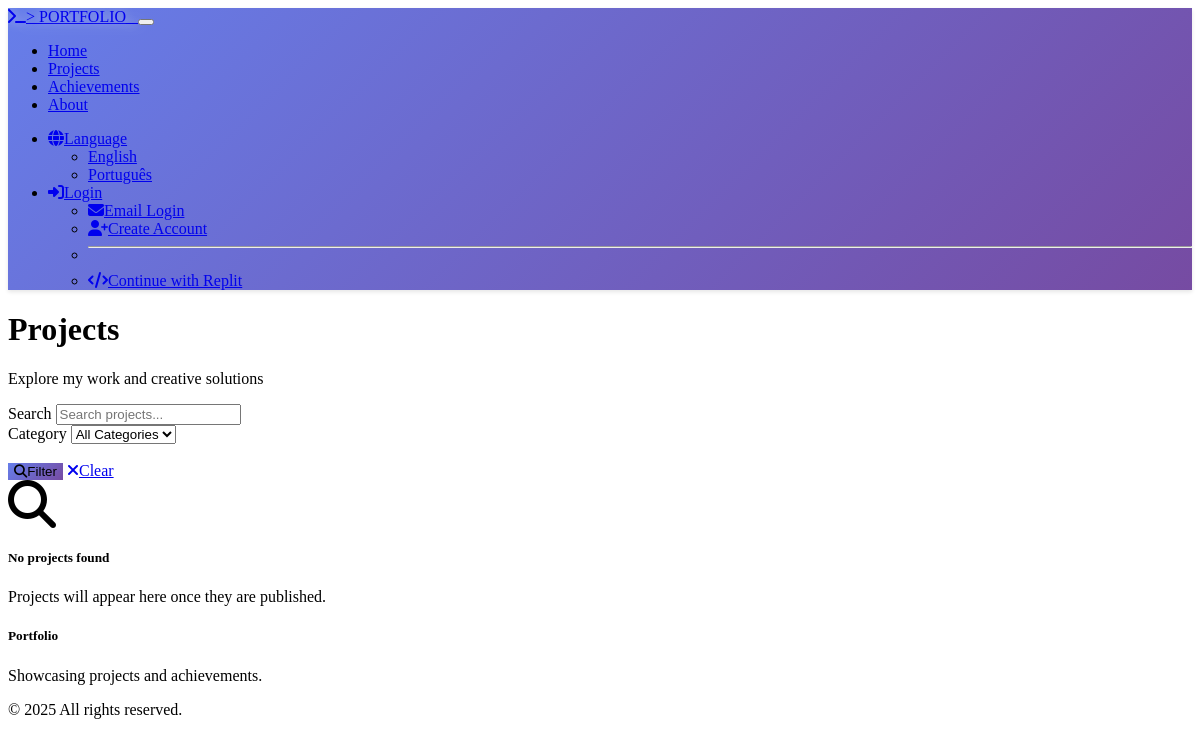
Page /projects on the earlier database version.
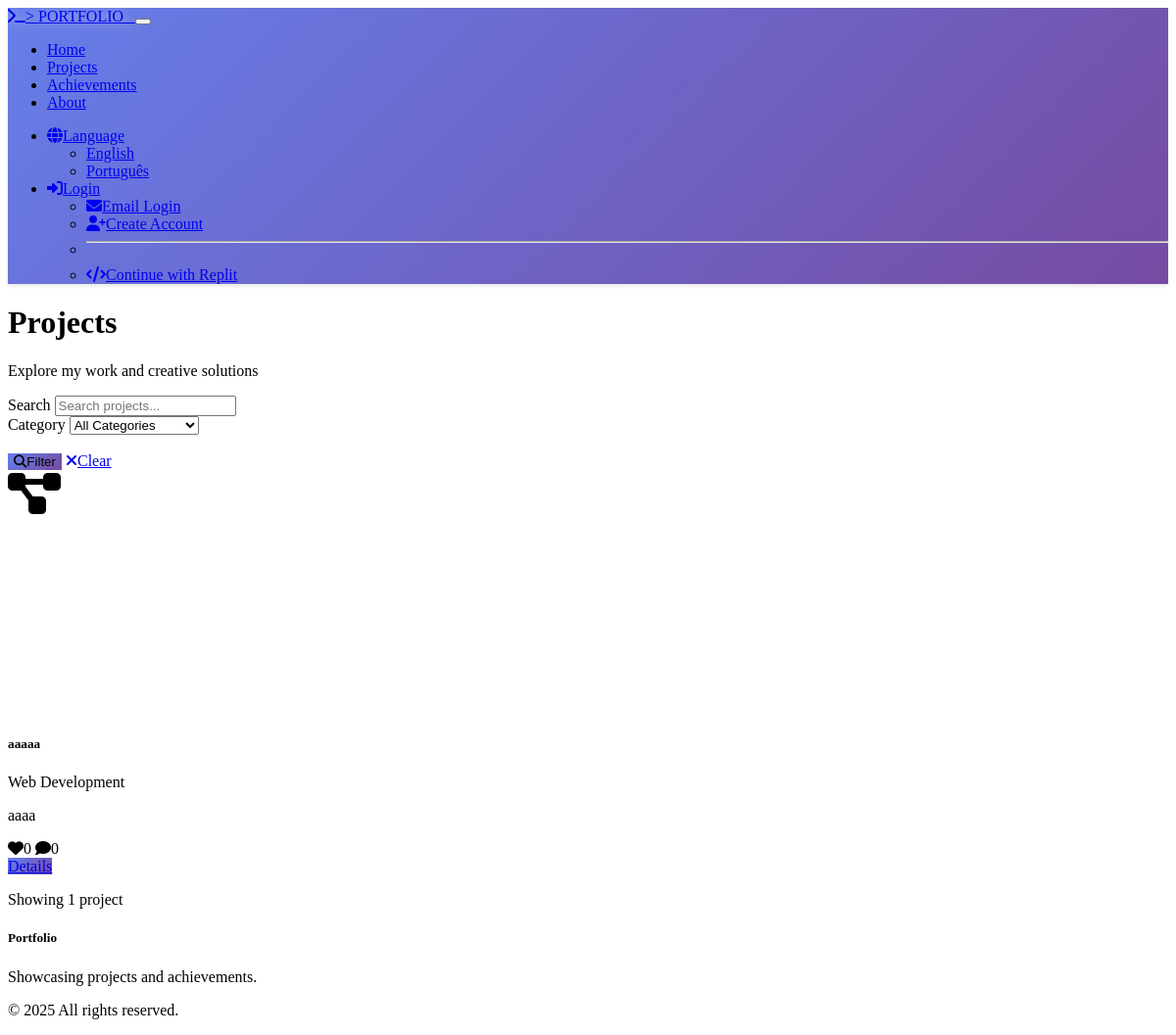
Same page on the later database version.
### models.py (models this page shows, shortened)
class Project(db.Model):
    __tablename__ = 'projects'
    id = db.Column(db.Integer, primary_key=True)
    title = db.Column(db.String(200), nullable=False)
    description = db.Column(db.Text, nullable=False)
    content = db.Column(db.Text)  # Detailed content/overview
    image_url = db.Column(db.String(500))
    demo_url = db.Column(db.String(500))
    github_url = db.Column(db.String(500))
    technologies = db.Column(db.String(500))  # Comma-separated list
    is_published = db.Column(db.Boolean, default=False)
    is_featured = db.Column(db.Boolean, default=False)
    category_id = db.Column(db.Integer, db.ForeignKey('categories.id'))
    created_at = db.Column(db.DateTime, default=datetime.now)
    updated_at = db.Column(db.DateTime, default=datetime.now, onupdate=datetime.now)
    comments = db.relationship('Comment', backref='project', lazy='dynamic', cascade='all, delete-orphan')
    likes = db.relationship('Like', backref='project', lazy='dynamic', cascade='all, delete-orphan')
    @property
    def like_count(self):
        return self.likes.count()
    @property
    def comment_count(self):
        return self.comments.count()
    @property
    def tech_list(self):
        if self.technologies:
            return [tech.strip() for tech in self.technologies.split(',')]
        return []

class Category(db.Model):
    __tablename__ = 'categories'
    id = db.Column(db.Integer, primary_key=True)
    name = db.Column(db.String(100), nullable=False, unique=True)
    color = db.Column(db.String(7), default='#007bff')  # Hex color code
    created_at = db.Column(db.DateTime, default=datetime.now)
    projects = db.relationship('Project', backref='category', lazy='dynamic')
    achievements = db.relationship('Achievement', backref='category', lazy='dynamic')

### routes.py (the view)
@app.route('/projects')
def projects():
    category_id = request.args.get('category', type=int)
    search = request.args.get('search', '').strip()
    query = Project.query.filter_by(is_published=True)
    if category_id:
        query = query.filter_by(category_id=category_id)
    if search:
        query = query.filter(or_(
            Project.title.contains(search),
            Project.description.contains(search),
            Project.technologies.contains(search)
        ))
    projects = query.order_by(desc(Project.created_at)).all()
    categories = Category.query.all()
    return render_template('projects.html',
                         projects=projects,
                         categories=categories,
                         selected_category=category_id,
                         search_term=search)

### routes.py (called while the page is built)
@app.before_request
def make_session_permanent():
    session.permanent = True
    if 'language' not in session:
        session['language'] = 'en'

@app.context_processor
def inject_translations():
    def t(key):
        lang = session.get('language', 'en')
        return get_translation(key, lang)
    return dict(t=t, current_language=session.get('language', 'en'))

### translations.py (called while the page is built)
def get_translation(key, lang='en'):
    return translations.get(lang, {}).get(key, translations['en'].get(key, key))

### templates/projects.html (shortened to what the changed rows need)
{% extends "base.html" %}
{% block content %}
<div class="container py-5">
    <div class="row mb-5">
        <div class="col">
            <h1 class="display-5 fw-bold mb-3">Projects</h1>
        </div>
    </div>
    {% if projects %}
        <div class="row g-4">
            {% for project in projects %}
                <div class="col-lg-4 col-md-6">
                    <div class="card h-100 shadow-sm project-card">
                        {% if project.image_url %}
                            <img src="{{ url_for('static', filename='uploads/' + project.image_url) }}"
                                 class="card-img-top" style="height: 250px; object-fit: cover;">
                        {% else %}
                            <div class="card-img-top bg-secondary d-flex align-items-center justify-content-center"
                                 style="height: 250px;">
                                <i class="fas fa-project-diagram fa-3x text-light"></i>
                            </div>
                        {% endif %}
                        <div class="card-body d-flex flex-column">
                            <div class="d-flex justify-content-between align-items-start mb-2">
                                <h5 class="card-title">{{ project.title }}</h5>
                            </div>
                            {% if project.category %}
                                <div class="mb-2">
                                    <span class="badge bg-primary">
                                        {{ project.category.name }}
                                    </span>
                                </div>
                            {% endif %}
                            <p class="card-text flex-grow-1">{{ project.description }}</p>
                            <div class="d-flex justify-content-between align-items-center mt-auto">
                                <div class="text-muted small">
                                    <i class="fas fa-heart me-1"></i>{{ project.like_count }}
                                    <i class="fas fa-comment ms-2 me-1"></i>{{ project.comment_count }}
                                </div>
                                <div class="btn-group">
                                    <a href="{{ url_for('project_detail', id=project.id) }}"
                                       class="btn btn-primary btn-sm">
                                        Details
                                    </a>
                                </div>
                            </div>
                        </div>
                    </div>
                </div>
            {% endfor %}
        </div>
        <div class="row mt-4">
            <div class="col">
                <p class="text-muted text-center">
                    Showing {{ projects|length }} project{{ 's' if projects|length != 1 else '' }}
                </p>
            </div>
        </div>
    {% else %}
        <div class="text-center py-5">
            <div class="text-muted">
                <i class="fas fa-search fa-3x mb-3 d-block"></i>
                <h5>No projects found</h5>
                {% if search_term or selected_category %}
                    <p>Try adjusting your search criteria or <a href="{{ url_for('projects') }}">view all projects</a>.</p>
                {% else %}
                    <p>Projects will appear here once they are published.</p>
                {% endif %}
            </div>
        </div>
    {% endif %}
</div>
{% endblock %}

Differences in the rows shown:
now on this page (row edited): Project: title "aaaaa", category.name "Web Development", description "aaaa", like_count "0", comment_count "0"
Other differences:
{{ projects|length }}: (not shown) → "1"
text no longer shown: "No projects found Projects will appear here once they are published."
text now shown: "Showing project"
